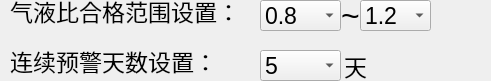
      <widget class="QWidget" name="widget_alset" native="true">
       <property name="geometry">
        <rect>
         <x>10</x>
         <y>1140</y>
         <width>491</width>
         <height>81</height>
        </rect>
       </property>
       <widget class="QComboBox" name="comboBox_al_high">
        <property name="geometry">
         <rect>
          <x>360</x>
          <y>0</y>
          <width>71</width>
          <height>31</height>
         </rect>
        </property>
        <property name="font">
         <font>
          <pointsize>17</pointsize>
         </font>
        </property>
        <property name="currentIndex">
         <number>0</number>
        </property>
        <item>
         <property name="text">
          <string>1.2</string>
         </property>
        </item>
        <item>
         <property name="text">
          <string>1.25</string>
         </property>
        </item>
        <item>
         <property name="text">
          <string>1.3</string>
         </property>
        </item>
        <item>
         <property name="text">
          <string>1.35</string>
         </property>
        </item>
        <item>
         <property name="text">
          <string>1.4</string>
         </property>
        </item>
       </widget>
       <widget class="QLabel" name="label_120">
        <property name="geometry">
         <rect>
          <x>330</x>
          <y>50</y>
          <width>51</width>
          <height>31</height>
         </rect>
        </property>
        <property name="font">
         <font>
          <pointsize>17</pointsize>
         </font>
        </property>
        <property name="text">
         <string>天</string>
        </property>
        <property name="alignment">
         <set>Qt::AlignCenter</set>
        </property>
       </widget>
       <widget class="QComboBox" name="comboBox_alwarndays">
        <property name="geometry">
         <rect>
          <x>260</x>
          <y>50</y>
          <width>81</width>
          <height>31</height>
         </rect>
        </property>
        <property name="font">
         <font>
          <pointsize>17</pointsize>
         </font>
        </property>
        <property name="currentIndex">
         <number>0</number>
        </property>
        <item>
         <property name="text">
          <string>5</string>
         </property>
        </item>
        <item>
         <property name="text">
          <string>7</string>
         </property>
        </item>
       </widget>
       <widget class="QComboBox" name="comboBox_al_low">
        <property name="geometry">
         <rect>
          <x>260</x>
          <y>0</y>
          <width>81</width>
          <height>31</height>
         </rect>
        </property>
        <property name="font">
         <font>
          <pointsize>17</pointsize>
         </font>
        </property>
        <property name="currentIndex">
         <number>0</number>
        </property>
        <item>
         <property name="text">
          <string>0.8</string>
         </property>
        </item>
        <item>
         <property name="text">
          <string>0.85</string>
         </property>
        </item>
        <item>
         <property name="text">
          <string>0.9</string>
         </property>
        </item>
        <item>
         <property name="text">
          <string>0.95</string>
         </property>
        </item>
        <item>
         <property name="text">
          <string>1.0</string>
         </property>
        </item>
       </widget>
       <widget class="QLabel" name="label_119">
        <property name="geometry">
         <rect>
          <x>330</x>
          <y>0</y>
          <width>41</width>
          <height>31</height>
         </rect>
        </property>
        <property name="font">
         <font>
          <pointsize>24</pointsize>
         </font>
        </property>
        <property name="text">
         <string>~</string>
        </property>
        <property name="alignment">
         <set>Qt::AlignCenter</set>
        </property>
       </widget>
       <widget class="QLabel" name="label_118">
        <property name="geometry">
         <rect>
          <x>10</x>
          <y>40</y>
          <width>231</width>
          <height>41</height>
         </rect>
        </property>
        <property name="font">
         <font>
          <pointsize>17</pointsize>
         </font>
        </property>
        <property name="text">
         <string>连续预警天数设置：</string>
        </property>
       </widget>
       <widget class="QLabel" name="label_117">
        <property name="geometry">
         <rect>
          <x>10</x>
          <y>-10</y>
          <width>231</width>
          <height>41</height>
         </rect>
        </property>
        <property name="font">
         <font>
          <pointsize>17</pointsize>
         </font>
        </property>
        <property name="text">
         <string>气液比合格范围设置：</string>
        </property>
       </widget>
      </widget>
